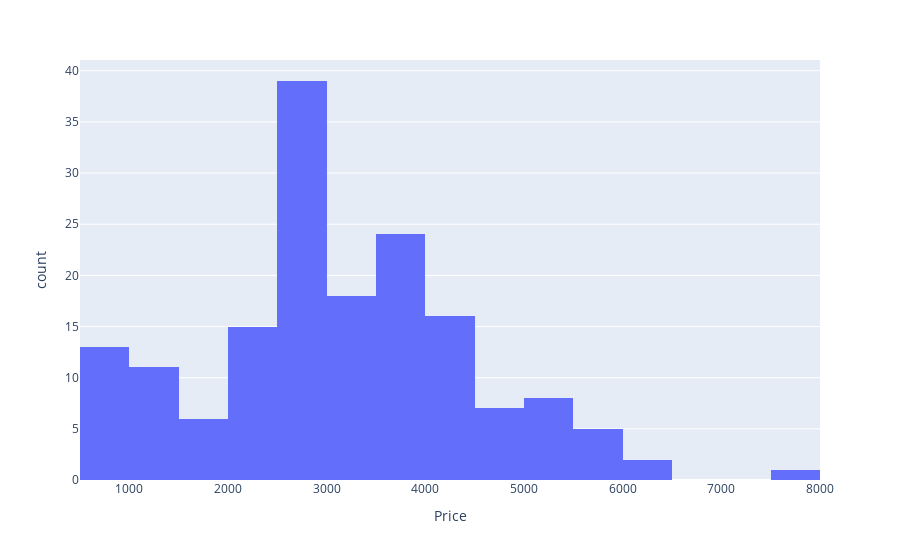

Notebook code for this chart:
### Code cell
# Visualize the distribution of the df
px.histogram(rentals_21_34br, x='Price')

### Figure 1 — Plotly figure (JSON) as saved in the notebook; plotly's stock layout.template omitted (floating-point values rounded to 4 significant figures; data arrays with more than 128 entries replaced by an {"elided": "..."} marker saying what was removed)
{"data": [{"alignmentgroup": "True", "bingroup": "x", "hovertemplate": "Price=%{x}<br>count=%{y}<extra></extra>", "legendgroup": "", "marker": {"color": "#636efa", "pattern": {"shape": ""}}, "name": "", "offsetgroup": "", "orientation": "v", "showlegend": false, "type": "histogram", "x": {"elided": "165 int values"}, "xaxis": "x", "yaxis": "y"}], "layout": {"barmode": "relative", "legend": {"tracegroupgap": 0}, "margin": {"t": 60}, "xaxis": {"anchor": "y", "domain": [0, 1], "title": {"text": "Price"}}, "yaxis": {"anchor": "x", "domain": [0, 1], "title": {"text": "count"}}}}
